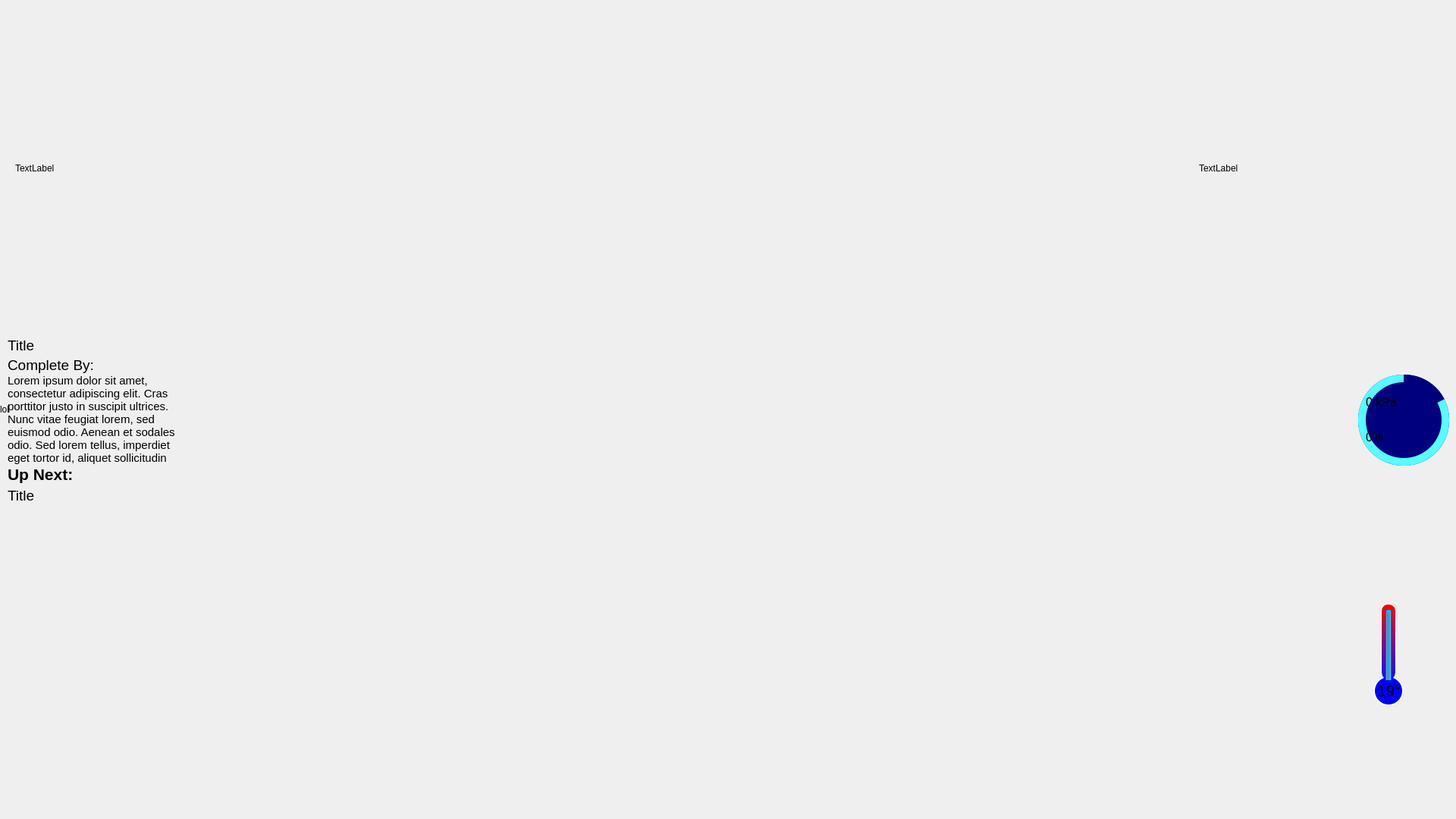
<?xml version="1.0" encoding="UTF-8"?>
<ui version="4.0">
 <class>Copilot</class>
 <widget class="QWidget" name="Copilot">
  <property name="geometry">
   <rect>
    <x>0</x>
    <y>0</y>
    <width>1920</width>
    <height>1080</height>
   </rect>
  </property>
  <property name="windowTitle">
   <string>Form</string>
  </property>
  <layout class="QGridLayout" name="gridLayout">
   <property name="leftMargin">
    <number>0</number>
   </property>
   <property name="topMargin">
    <number>0</number>
   </property>
   <property name="rightMargin">
    <number>0</number>
   </property>
   <property name="bottomMargin">
    <number>0</number>
   </property>
   <property name="spacing">
    <number>0</number>
   </property>
   <item row="0" column="0">
    <widget class="QWidget" name="widget" native="true">
     <widget class="QFrame" name="frame">
      <property name="geometry">
       <rect>
        <x>0</x>
        <y>0</y>
        <width>1921</width>
        <height>1081</height>
       </rect>
      </property>
      <property name="minimumSize">
       <size>
        <width>1621</width>
        <height>751</height>
       </size>
      </property>
      <property name="styleSheet">
       <string notr="true">background-color: rgba(255, 255, 255, 0);</string>
      </property>
      <property name="frameShape">
       <enum>QFrame::Shape::StyledPanel</enum>
      </property>
      <property name="frameShadow">
       <enum>QFrame::Shadow::Raised</enum>
      </property>
      <layout class="QGridLayout" name="gridLayout_6">
       <item row="5" column="1">
        <spacer name="horizontalSpacer_4">
         <property name="orientation">
          <enum>Qt::Orientation::Horizontal</enum>
         </property>
         <property name="sizeHint" stdset="0">
          <size>
           <width>40</width>
           <height>20</height>
          </size>
         </property>
        </spacer>
       </item>
       <item row="0" column="0" colspan="3">
        <widget class="QFrame" name="frame_7">
         <property name="maximumSize">
          <size>
           <width>16777215</width>
           <height>300</height>
          </size>
         </property>
         <property name="styleSheet">
          <string notr="true"/>
         </property>
         <property name="frameShape">
          <enum>QFrame::Shape::StyledPanel</enum>
         </property>
         <property name="frameShadow">
          <enum>QFrame::Shadow::Raised</enum>
         </property>
         <layout class="QGridLayout" name="gridLayout_7">
          <item row="0" column="2">
           <widget class="QLabel" name="SecondaryCameraView1">
            <property name="minimumSize">
             <size>
              <width>320</width>
              <height>0</height>
             </size>
            </property>
            <property name="text">
             <string>TextLabel</string>
            </property>
           </widget>
          </item>
          <item row="0" column="1">
           <spacer name="horizontalSpacer">
            <property name="orientation">
             <enum>Qt::Orientation::Horizontal</enum>
            </property>
            <property name="sizeType">
             <enum>QSizePolicy::Policy::Expanding</enum>
            </property>
            <property name="sizeHint" stdset="0">
             <size>
              <width>40</width>
              <height>20</height>
             </size>
            </property>
           </spacer>
          </item>
          <item row="0" column="0">
           <widget class="QLabel" name="SecondaryCameraView2">
            <property name="minimumSize">
             <size>
              <width>320</width>
              <height>0</height>
             </size>
            </property>
            <property name="text">
             <string>TextLabel</string>
            </property>
           </widget>
          </item>
         </layout>
        </widget>
       </item>
       <item row="1" column="2">
        <widget class="QWidget" name="pressure" native="true">
         <property name="minimumSize">
          <size>
           <width>120</width>
           <height>120</height>
          </size>
         </property>
         <property name="maximumSize">
          <size>
           <width>120</width>
           <height>120</height>
          </size>
         </property>
         <layout class="QHBoxLayout" name="horizontalLayout_16">
          <property name="spacing">
           <number>0</number>
          </property>
          <property name="leftMargin">
           <number>0</number>
          </property>
          <property name="topMargin">
           <number>0</number>
          </property>
          <property name="rightMargin">
           <number>0</number>
          </property>
          <property name="bottomMargin">
           <number>0</number>
          </property>
          <item>
           <widget class="QFrame" name="Background">
            <property name="styleSheet">
             <string notr="true"/>
            </property>
            <property name="frameShape">
             <enum>QFrame::Shape::NoFrame</enum>
            </property>
            <layout class="QHBoxLayout" name="horizontalLayout_17">
             <property name="spacing">
              <number>0</number>
             </property>
             <property name="leftMargin">
              <number>0</number>
             </property>
             <property name="topMargin">
              <number>0</number>
             </property>
             <property name="rightMargin">
              <number>0</number>
             </property>
             <property name="bottomMargin">
              <number>0</number>
             </property>
             <item>
              <widget class="QFrame" name="RPB_BACK">
               <property name="enabled">
                <bool>true</bool>
               </property>
               <property name="styleSheet">
                <string notr="true">background-color: rgb(0, 0, 255);
border:none;
border-radius: 59px;</string>
               </property>
               <property name="frameShape">
                <enum>QFrame::Shape::NoFrame</enum>
               </property>
               <layout class="QHBoxLayout" name="horizontalLayout_18">
                <property name="spacing">
                 <number>0</number>
                </property>
                <property name="leftMargin">
                 <number>0</number>
                </property>
                <property name="topMargin">
                 <number>0</number>
                </property>
                <property name="rightMargin">
                 <number>0</number>
                </property>
                <property name="bottomMargin">
                 <number>0</number>
                </property>
                <item>
                 <widget class="QFrame" name="RPB_PATH">
                  <property name="enabled">
                   <bool>true</bool>
                  </property>
                  <property name="styleSheet">
                   <string notr="true">background-color: qconicalgradient(cx:0.5, cy:0.5, angle:90, stop:0.823928 rgba(85, 255, 255, 255), stop:0.828442 rgba(0, 0, 124, 255));
</string>
                  </property>
                  <property name="frameShape">
                   <enum>QFrame::Shape::NoFrame</enum>
                  </property>
                  <layout class="QHBoxLayout" name="horizontalLayout_19">
                   <property name="spacing">
                    <number>0</number>
                   </property>
                   <property name="leftMargin">
                    <number>0</number>
                   </property>
                   <property name="topMargin">
                    <number>0</number>
                   </property>
                   <property name="rightMargin">
                    <number>0</number>
                   </property>
                   <property name="bottomMargin">
                    <number>0</number>
                   </property>
                   <item>
                    <widget class="QFrame" name="RPB_Front">
                     <property name="minimumSize">
                      <size>
                       <width>100</width>
                       <height>100</height>
                      </size>
                     </property>
                     <property name="maximumSize">
                      <size>
                       <width>100</width>
                       <height>100</height>
                      </size>
                     </property>
                     <property name="font">
                      <font>
                       <pointsize>4</pointsize>
                      </font>
                     </property>
                     <property name="styleSheet">
                      <string notr="true">background-color: rgb(0, 0, 127);
border: none;
border-radius:50;</string>
                     </property>
                     <property name="frameShape">
                      <enum>QFrame::Shape::NoFrame</enum>
                     </property>
                     <layout class="QVBoxLayout" name="verticalLayout_4">
                      <property name="spacing">
                       <number>0</number>
                      </property>
                      <property name="leftMargin">
                       <number>0</number>
                      </property>
                      <property name="topMargin">
                       <number>0</number>
                      </property>
                      <property name="rightMargin">
                       <number>0</number>
                      </property>
                      <property name="bottomMargin">
                       <number>0</number>
                      </property>
                      <item>
                       <widget class="QLabel" name="rpb_kpa">
                        <property name="maximumSize">
                         <size>
                          <width>100</width>
                          <height>40</height>
                         </size>
                        </property>
                        <property name="font">
                         <font>
                          <pointsize>12</pointsize>
                         </font>
                        </property>
                        <property name="styleSheet">
                         <string notr="true">background-color: rgba(255, 255, 255, 0);</string>
                        </property>
                        <property name="text">
                         <string>0 kPa</string>
                        </property>
                       </widget>
                      </item>
                      <item>
                       <widget class="QLabel" name="rpb_perc">
                        <property name="maximumSize">
                         <size>
                          <width>100</width>
                          <height>40</height>
                         </size>
                        </property>
                        <property name="font">
                         <font>
                          <pointsize>12</pointsize>
                         </font>
                        </property>
                        <property name="styleSheet">
                         <string notr="true">background-color: rgba(255, 255, 255, 0);</string>
                        </property>
                        <property name="text">
                         <string>0%</string>
                        </property>
                       </widget>
                      </item>
                     </layout>
                    </widget>
                   </item>
                  </layout>
                 </widget>
                </item>
               </layout>
              </widget>
             </item>
            </layout>
           </widget>
          </item>
         </layout>
        </widget>
       </item>
       <item row="1" column="0">
        <layout class="QGridLayout" name="CurrentTaskInfo">
         <property name="spacing">
          <number>0</number>
         </property>
         <item row="3" column="1">
          <widget class="QLabel" name="UpNextLabel">
           <property name="maximumSize">
            <size>
             <width>16777215</width>
             <height>30</height>
            </size>
           </property>
           <property name="font">
            <font>
             <pointsize>16</pointsize>
             <bold>true</bold>
            </font>
           </property>
           <property name="text">
            <string>Up Next:</string>
           </property>
          </widget>
         </item>
         <item row="4" column="1">
          <widget class="QLabel" name="UpNextTitle">
           <property name="sizePolicy">
            <sizepolicy hsizetype="Preferred" vsizetype="Minimum">
             <horstretch>0</horstretch>
             <verstretch>0</verstretch>
            </sizepolicy>
           </property>
           <property name="minimumSize">
            <size>
             <width>0</width>
             <height>30</height>
            </size>
           </property>
           <property name="maximumSize">
            <size>
             <width>250</width>
             <height>90</height>
            </size>
           </property>
           <property name="font">
            <font>
             <pointsize>14</pointsize>
             <bold>false</bold>
            </font>
           </property>
           <property name="text">
            <string>Title</string>
           </property>
           <property name="wordWrap">
            <bool>true</bool>
           </property>
          </widget>
         </item>
         <item row="2" column="1">
          <widget class="QLabel" name="Description">
           <property name="sizePolicy">
            <sizepolicy hsizetype="Minimum" vsizetype="Minimum">
             <horstretch>0</horstretch>
             <verstretch>0</verstretch>
            </sizepolicy>
           </property>
           <property name="maximumSize">
            <size>
             <width>250</width>
             <height>120</height>
            </size>
           </property>
           <property name="font">
            <font>
             <pointsize>11</pointsize>
             <bold>false</bold>
            </font>
           </property>
           <property name="text">
            <string>Lorem ipsum dolor sit amet, consectetur adipiscing elit. Cras porttitor justo in suscipit ultrices. Nunc vitae feugiat lorem, sed euismod odio. Aenean et sodales odio. Sed lorem tellus, imperdiet eget tortor id, aliquet sollicitudin ipsum.</string>
           </property>
           <property name="textFormat">
            <enum>Qt::TextFormat::PlainText</enum>
           </property>
           <property name="wordWrap">
            <bool>true</bool>
           </property>
          </widget>
         </item>
         <item row="1" column="1">
          <widget class="QLabel" name="CompleteBy">
           <property name="maximumSize">
            <size>
             <width>16777215</width>
             <height>30</height>
            </size>
           </property>
           <property name="font">
            <font>
             <pointsize>14</pointsize>
             <bold>false</bold>
            </font>
           </property>
           <property name="text">
            <string>Complete By:</string>
           </property>
           <property name="wordWrap">
            <bool>true</bool>
           </property>
          </widget>
         </item>
         <item row="0" column="1">
          <widget class="QLabel" name="CurrentTitle">
           <property name="sizePolicy">
            <sizepolicy hsizetype="Preferred" vsizetype="Minimum">
             <horstretch>0</horstretch>
             <verstretch>0</verstretch>
            </sizepolicy>
           </property>
           <property name="minimumSize">
            <size>
             <width>0</width>
             <height>30</height>
            </size>
           </property>
           <property name="maximumSize">
            <size>
             <width>250</width>
             <height>90</height>
            </size>
           </property>
           <property name="font">
            <font>
             <pointsize>14</pointsize>
             <bold>false</bold>
            </font>
           </property>
           <property name="text">
            <string>Title</string>
           </property>
           <property name="wordWrap">
            <bool>true</bool>
           </property>
          </widget>
         </item>
        </layout>
       </item>
       <item row="2" column="2">
        <widget class="QWidget" name="ambient_temp" native="true">
         <property name="minimumSize">
          <size>
           <width>80</width>
           <height>250</height>
          </size>
         </property>
         <property name="maximumSize">
          <size>
           <width>80</width>
           <height>250</height>
          </size>
         </property>
         <layout class="QHBoxLayout" name="horizontalLayout_15">
          <property name="spacing">
           <number>0</number>
          </property>
          <property name="leftMargin">
           <number>0</number>
          </property>
          <property name="topMargin">
           <number>0</number>
          </property>
          <property name="rightMargin">
           <number>0</number>
          </property>
          <property name="bottomMargin">
           <number>0</number>
          </property>
          <item>
           <widget class="QFrame" name="Background2">
            <property name="minimumSize">
             <size>
              <width>70</width>
              <height>150</height>
             </size>
            </property>
            <property name="maximumSize">
             <size>
              <width>80</width>
              <height>150</height>
             </size>
            </property>
            <property name="styleSheet">
             <string notr="true"/>
            </property>
            <property name="frameShape">
             <enum>QFrame::Shape::NoFrame</enum>
            </property>
            <widget class="QFrame" name="Thermo2">
             <property name="geometry">
              <rect>
               <x>20</x>
               <y>105</y>
               <width>40</width>
               <height>40</height>
              </rect>
             </property>
             <property name="maximumSize">
              <size>
               <width>40</width>
               <height>40</height>
              </size>
             </property>
             <property name="styleSheet">
              <string notr="true">background-color: rgb(0, 0, 255);
border: 2px solid;
border-radius: 20px;
border-color: rgb(255, 255, 255);</string>
             </property>
             <property name="frameShape">
              <enum>QFrame::Shape::NoFrame</enum>
             </property>
             <widget class="QLabel" name="temp_value">
              <property name="geometry">
               <rect>
                <x>5</x>
                <y>5</y>
                <width>30</width>
                <height>28</height>
               </rect>
              </property>
              <property name="font">
               <font>
                <pointsize>16</pointsize>
               </font>
              </property>
              <property name="styleSheet">
               <string notr="true">border: none;
background-color: rgba(255, 255, 255, 0);</string>
              </property>
              <property name="text">
               <string>19°</string>
              </property>
             </widget>
            </widget>
            <widget class="QFrame" name="Thermo">
             <property name="geometry">
              <rect>
               <x>30</x>
               <y>10</y>
               <width>20</width>
               <height>101</height>
              </rect>
             </property>
             <property name="styleSheet">
              <string notr="true">border:1px solid;
background-color: qlineargradient(spread:pad, x1:0, y1:1, x2:0, y2:0, stop:0 rgba(14, 14, 255, 255), stop:1 rgba(255, 0, 0, 255));
border-top-color: rgb(255, 255, 255);
border-left-color: rgb(255, 255, 255);
border-right-color: rgb(255, 255, 255);
border-bottom-color: rgb(0, 0, 255);
border-radius: 10px;</string>
             </property>
             <property name="frameShape">
              <enum>QFrame::Shape::NoFrame</enum>
             </property>
             <widget class="QProgressBar" name="temp_bar">
              <property name="geometry">
               <rect>
                <x>6</x>
                <y>-20</y>
                <width>8</width>
                <height>135</height>
               </rect>
              </property>
              <property name="sizePolicy">
               <sizepolicy hsizetype="Expanding" vsizetype="Fixed">
                <horstretch>0</horstretch>
                <verstretch>0</verstretch>
               </sizepolicy>
              </property>
              <property name="styleSheet">
               <string notr="true">border: none;
border-radius: 5px;
background-color: rgba(255, 255, 255, 0);</string>
              </property>
              <property name="value">
               <number>77</number>
              </property>
              <property name="alignment">
               <set>Qt::AlignmentFlag::AlignLeading|Qt::AlignmentFlag::AlignLeft|Qt::AlignmentFlag::AlignVCenter</set>
              </property>
              <property name="orientation">
               <enum>Qt::Orientation::Vertical</enum>
              </property>
              <property name="format">
               <string/>
              </property>
             </widget>
            </widget>
           </widget>
          </item>
         </layout>
        </widget>
       </item>
      </layout>
     </widget>
     <widget class="QLabel" name="MainCameraView">
      <property name="geometry">
       <rect>
        <x>0</x>
        <y>0</y>
        <width>1920</width>
        <height>1080</height>
       </rect>
      </property>
      <property name="text">
       <string>lol</string>
      </property>
     </widget>
     <zorder>MainCameraView</zorder>
     <zorder>frame</zorder>
    </widget>
   </item>
  </layout>
 </widget>
 <resources/>
 <connections/>
</ui>
